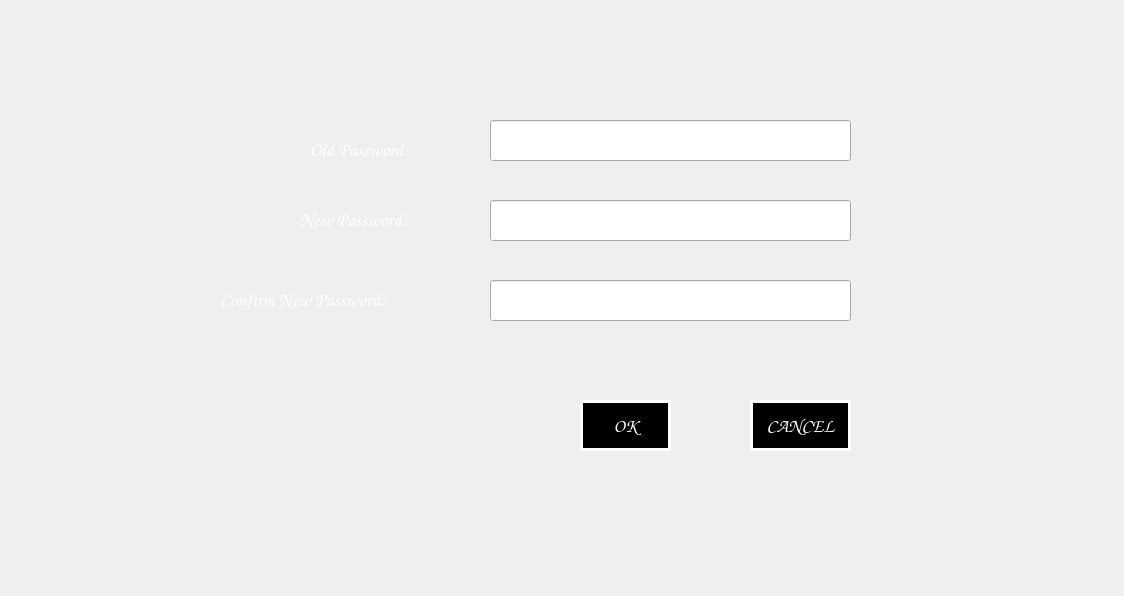
<?xml version="1.0" encoding="UTF-8"?>
<ui version="4.0">
 <class>ChangePassword</class>
 <widget class="QWidget" name="ChangePassword">
  <property name="geometry">
   <rect>
    <x>0</x>
    <y>0</y>
    <width>1124</width>
    <height>596</height>
   </rect>
  </property>
  <property name="windowTitle">
   <string>ChangePassword</string>
  </property>
  <widget class="QLabel" name="topLabel">
   <property name="geometry">
    <rect>
     <x>10</x>
     <y>20</y>
     <width>171</width>
     <height>31</height>
    </rect>
   </property>
   <property name="font">
    <font>
     <family>Comic Sans MS</family>
     <pointsize>16</pointsize>
     <weight>75</weight>
     <bold>true</bold>
    </font>
   </property>
   <property name="styleSheet">
    <string notr="true">color:white;</string>
   </property>
   <property name="text">
    <string/>
   </property>
  </widget>
  <widget class="QLabel" name="label">
   <property name="geometry">
    <rect>
     <x>310</x>
     <y>140</y>
     <width>181</width>
     <height>20</height>
    </rect>
   </property>
   <property name="font">
    <font>
     <family>Comic Sans MS</family>
     <pointsize>14</pointsize>
     <weight>75</weight>
     <bold>true</bold>
    </font>
   </property>
   <property name="styleSheet">
    <string notr="true">color:white;</string>
   </property>
   <property name="text">
    <string>Old Password:</string>
   </property>
  </widget>
  <widget class="QLineEdit" name="oldpasswordEdit">
   <property name="geometry">
    <rect>
     <x>490</x>
     <y>120</y>
     <width>361</width>
     <height>41</height>
    </rect>
   </property>
   <property name="font">
    <font>
     <family>Comic Sans MS</family>
     <pointsize>14</pointsize>
     <weight>75</weight>
     <bold>true</bold>
    </font>
   </property>
   <property name="cursor">
    <cursorShape>ArrowCursor</cursorShape>
   </property>
   <property name="styleSheet">
    <string notr="true">color:black;</string>
   </property>
   <property name="echoMode">
    <enum>QLineEdit::Password</enum>
   </property>
  </widget>
  <widget class="QLabel" name="label_2">
   <property name="geometry">
    <rect>
     <x>300</x>
     <y>210</y>
     <width>181</width>
     <height>20</height>
    </rect>
   </property>
   <property name="font">
    <font>
     <family>Comic Sans MS</family>
     <pointsize>14</pointsize>
     <weight>75</weight>
     <bold>true</bold>
    </font>
   </property>
   <property name="styleSheet">
    <string notr="true">color:white;</string>
   </property>
   <property name="text">
    <string>New Password:</string>
   </property>
  </widget>
  <widget class="QLabel" name="label_3">
   <property name="geometry">
    <rect>
     <x>220</x>
     <y>290</y>
     <width>261</width>
     <height>20</height>
    </rect>
   </property>
   <property name="font">
    <font>
     <family>Comic Sans MS</family>
     <pointsize>14</pointsize>
     <weight>75</weight>
     <bold>true</bold>
    </font>
   </property>
   <property name="styleSheet">
    <string notr="true">color:white;</string>
   </property>
   <property name="text">
    <string>Confirm New Password:</string>
   </property>
  </widget>
  <widget class="QLineEdit" name="newPasswordEdit">
   <property name="geometry">
    <rect>
     <x>490</x>
     <y>200</y>
     <width>361</width>
     <height>41</height>
    </rect>
   </property>
   <property name="font">
    <font>
     <family>Comic Sans MS</family>
     <pointsize>14</pointsize>
     <weight>75</weight>
     <bold>true</bold>
    </font>
   </property>
   <property name="cursor">
    <cursorShape>ArrowCursor</cursorShape>
   </property>
   <property name="styleSheet">
    <string notr="true">color:black;</string>
   </property>
   <property name="echoMode">
    <enum>QLineEdit::Password</enum>
   </property>
  </widget>
  <widget class="QLineEdit" name="renewPasswordEdit">
   <property name="geometry">
    <rect>
     <x>490</x>
     <y>280</y>
     <width>361</width>
     <height>41</height>
    </rect>
   </property>
   <property name="font">
    <font>
     <family>Comic Sans MS</family>
     <pointsize>14</pointsize>
     <weight>75</weight>
     <bold>true</bold>
    </font>
   </property>
   <property name="cursor">
    <cursorShape>ArrowCursor</cursorShape>
   </property>
   <property name="styleSheet">
    <string notr="true">color:black;</string>
   </property>
   <property name="echoMode">
    <enum>QLineEdit::Password</enum>
   </property>
  </widget>
  <widget class="QPushButton" name="pushButton">
   <property name="geometry">
    <rect>
     <x>580</x>
     <y>400</y>
     <width>91</width>
     <height>51</height>
    </rect>
   </property>
   <property name="font">
    <font>
     <family>Comic Sans MS</family>
     <pointsize>14</pointsize>
     <weight>75</weight>
     <bold>true</bold>
    </font>
   </property>
   <property name="styleSheet">
    <string notr="true">border-image:none;
color:white;
background-color:inherit;
border:3px solid white;</string>
   </property>
   <property name="text">
    <string>OK</string>
   </property>
  </widget>
  <widget class="QPushButton" name="pushButton_2">
   <property name="geometry">
    <rect>
     <x>750</x>
     <y>400</y>
     <width>101</width>
     <height>51</height>
    </rect>
   </property>
   <property name="font">
    <font>
     <family>Comic Sans MS</family>
     <pointsize>14</pointsize>
     <weight>75</weight>
     <bold>true</bold>
    </font>
   </property>
   <property name="styleSheet">
    <string notr="true">border-image:none;
color:white;
background-color:inherit;
border:3px solid white;</string>
   </property>
   <property name="text">
    <string>CANCEL</string>
   </property>
  </widget>
  <widget class="QLabel" name="passErrorLabel">
   <property name="geometry">
    <rect>
     <x>870</x>
     <y>290</y>
     <width>581</width>
     <height>31</height>
    </rect>
   </property>
   <property name="palette">
    <palette>
     <active>
      <colorrole role="WindowText">
       <brush brushstyle="SolidPattern">
        <color alpha="255">
         <red>255</red>
         <green>255</green>
         <blue>255</blue>
        </color>
       </brush>
      </colorrole>
      <colorrole role="Text">
       <brush brushstyle="SolidPattern">
        <color alpha="255">
         <red>255</red>
         <green>255</green>
         <blue>255</blue>
        </color>
       </brush>
      </colorrole>
      <colorrole role="ButtonText">
       <brush brushstyle="SolidPattern">
        <color alpha="255">
         <red>255</red>
         <green>255</green>
         <blue>255</blue>
        </color>
       </brush>
      </colorrole>
     </active>
     <inactive>
      <colorrole role="WindowText">
       <brush brushstyle="SolidPattern">
        <color alpha="255">
         <red>255</red>
         <green>255</green>
         <blue>255</blue>
        </color>
       </brush>
      </colorrole>
      <colorrole role="Text">
       <brush brushstyle="SolidPattern">
        <color alpha="255">
         <red>255</red>
         <green>255</green>
         <blue>255</blue>
        </color>
       </brush>
      </colorrole>
      <colorrole role="ButtonText">
       <brush brushstyle="SolidPattern">
        <color alpha="255">
         <red>255</red>
         <green>255</green>
         <blue>255</blue>
        </color>
       </brush>
      </colorrole>
     </inactive>
     <disabled>
      <colorrole role="WindowText">
       <brush brushstyle="SolidPattern">
        <color alpha="255">
         <red>255</red>
         <green>255</green>
         <blue>255</blue>
        </color>
       </brush>
      </colorrole>
      <colorrole role="Text">
       <brush brushstyle="SolidPattern">
        <color alpha="255">
         <red>255</red>
         <green>255</green>
         <blue>255</blue>
        </color>
       </brush>
      </colorrole>
      <colorrole role="ButtonText">
       <brush brushstyle="SolidPattern">
        <color alpha="255">
         <red>255</red>
         <green>255</green>
         <blue>255</blue>
        </color>
       </brush>
      </colorrole>
     </disabled>
    </palette>
   </property>
   <property name="font">
    <font>
     <family>Comic Sans MS</family>
     <pointsize>14</pointsize>
     <weight>75</weight>
     <bold>true</bold>
    </font>
   </property>
   <property name="styleSheet">
    <string notr="true">color:white;</string>
   </property>
   <property name="text">
    <string/>
   </property>
  </widget>
  <widget class="QLabel" name="errorLabel">
   <property name="geometry">
    <rect>
     <x>440</x>
     <y>490</y>
     <width>501</width>
     <height>61</height>
    </rect>
   </property>
   <property name="palette">
    <palette>
     <active>
      <colorrole role="WindowText">
       <brush brushstyle="SolidPattern">
        <color alpha="255">
         <red>255</red>
         <green>255</green>
         <blue>255</blue>
        </color>
       </brush>
      </colorrole>
      <colorrole role="Text">
       <brush brushstyle="SolidPattern">
        <color alpha="255">
         <red>255</red>
         <green>255</green>
         <blue>255</blue>
        </color>
       </brush>
      </colorrole>
      <colorrole role="ButtonText">
       <brush brushstyle="SolidPattern">
        <color alpha="255">
         <red>255</red>
         <green>255</green>
         <blue>255</blue>
        </color>
       </brush>
      </colorrole>
     </active>
     <inactive>
      <colorrole role="WindowText">
       <brush brushstyle="SolidPattern">
        <color alpha="255">
         <red>255</red>
         <green>255</green>
         <blue>255</blue>
        </color>
       </brush>
      </colorrole>
      <colorrole role="Text">
       <brush brushstyle="SolidPattern">
        <color alpha="255">
         <red>255</red>
         <green>255</green>
         <blue>255</blue>
        </color>
       </brush>
      </colorrole>
      <colorrole role="ButtonText">
       <brush brushstyle="SolidPattern">
        <color alpha="255">
         <red>255</red>
         <green>255</green>
         <blue>255</blue>
        </color>
       </brush>
      </colorrole>
     </inactive>
     <disabled>
      <colorrole role="WindowText">
       <brush brushstyle="SolidPattern">
        <color alpha="255">
         <red>255</red>
         <green>255</green>
         <blue>255</blue>
        </color>
       </brush>
      </colorrole>
      <colorrole role="Text">
       <brush brushstyle="SolidPattern">
        <color alpha="255">
         <red>255</red>
         <green>255</green>
         <blue>255</blue>
        </color>
       </brush>
      </colorrole>
      <colorrole role="ButtonText">
       <brush brushstyle="SolidPattern">
        <color alpha="255">
         <red>255</red>
         <green>255</green>
         <blue>255</blue>
        </color>
       </brush>
      </colorrole>
     </disabled>
    </palette>
   </property>
   <property name="font">
    <font>
     <family>Comic Sans MS</family>
     <pointsize>14</pointsize>
     <weight>75</weight>
     <bold>true</bold>
    </font>
   </property>
   <property name="styleSheet">
    <string notr="true">color:white;</string>
   </property>
   <property name="text">
    <string/>
   </property>
  </widget>
  <widget class="QLabel" name="passError1">
   <property name="geometry">
    <rect>
     <x>860</x>
     <y>200</y>
     <width>521</width>
     <height>41</height>
    </rect>
   </property>
   <property name="palette">
    <palette>
     <active>
      <colorrole role="WindowText">
       <brush brushstyle="SolidPattern">
        <color alpha="255">
         <red>255</red>
         <green>255</green>
         <blue>255</blue>
        </color>
       </brush>
      </colorrole>
      <colorrole role="Text">
       <brush brushstyle="SolidPattern">
        <color alpha="255">
         <red>255</red>
         <green>255</green>
         <blue>255</blue>
        </color>
       </brush>
      </colorrole>
      <colorrole role="ButtonText">
       <brush brushstyle="SolidPattern">
        <color alpha="255">
         <red>255</red>
         <green>255</green>
         <blue>255</blue>
        </color>
       </brush>
      </colorrole>
     </active>
     <inactive>
      <colorrole role="WindowText">
       <brush brushstyle="SolidPattern">
        <color alpha="255">
         <red>255</red>
         <green>255</green>
         <blue>255</blue>
        </color>
       </brush>
      </colorrole>
      <colorrole role="Text">
       <brush brushstyle="SolidPattern">
        <color alpha="255">
         <red>255</red>
         <green>255</green>
         <blue>255</blue>
        </color>
       </brush>
      </colorrole>
      <colorrole role="ButtonText">
       <brush brushstyle="SolidPattern">
        <color alpha="255">
         <red>255</red>
         <green>255</green>
         <blue>255</blue>
        </color>
       </brush>
      </colorrole>
     </inactive>
     <disabled>
      <colorrole role="WindowText">
       <brush brushstyle="SolidPattern">
        <color alpha="255">
         <red>255</red>
         <green>255</green>
         <blue>255</blue>
        </color>
       </brush>
      </colorrole>
      <colorrole role="Text">
       <brush brushstyle="SolidPattern">
        <color alpha="255">
         <red>255</red>
         <green>255</green>
         <blue>255</blue>
        </color>
       </brush>
      </colorrole>
      <colorrole role="ButtonText">
       <brush brushstyle="SolidPattern">
        <color alpha="255">
         <red>255</red>
         <green>255</green>
         <blue>255</blue>
        </color>
       </brush>
      </colorrole>
     </disabled>
    </palette>
   </property>
   <property name="font">
    <font>
     <family>Comic Sans MS</family>
     <pointsize>14</pointsize>
     <weight>75</weight>
     <bold>true</bold>
    </font>
   </property>
   <property name="styleSheet">
    <string notr="true">color:white;</string>
   </property>
   <property name="text">
    <string/>
   </property>
  </widget>
 </widget>
 <layoutdefault spacing="6" margin="11"/>
 <resources/>
 <connections>
  <connection>
   <sender>pushButton</sender>
   <signal>clicked()</signal>
   <receiver>ChangePassword</receiver>
   <slot>OKButtonClicked()</slot>
   <hints>
    <hint type="sourcelabel">
     <x>498</x>
     <y>400</y>
    </hint>
    <hint type="destinationlabel">
     <x>369</x>
     <y>391</y>
    </hint>
   </hints>
  </connection>
  <connection>
   <sender>pushButton_2</sender>
   <signal>clicked()</signal>
   <receiver>ChangePassword</receiver>
   <slot>CancelButtonClicked()</slot>
   <hints>
    <hint type="sourcelabel">
     <x>625</x>
     <y>395</y>
    </hint>
    <hint type="destinationlabel">
     <x>724</x>
     <y>387</y>
    </hint>
   </hints>
  </connection>
 </connections>
 <slots>
  <slot>OKButtonClicked()</slot>
  <slot>CancelButtonClicked()</slot>
 </slots>
</ui>
